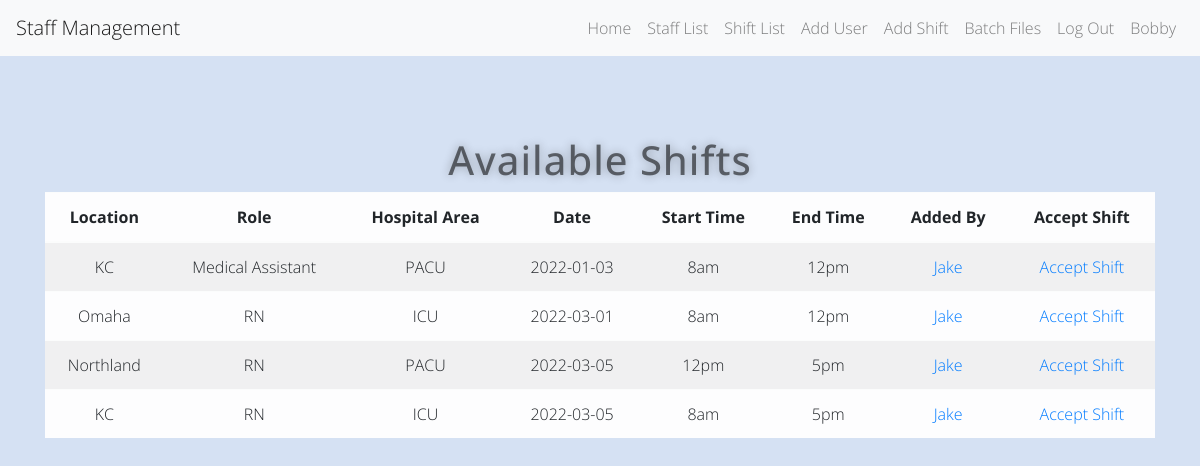
/shift (signed in), run on the app's committed database.
### app.py (models this page shows)
class User(UserMixin, db.Model):
    id = db.Column(db.Integer, primary_key=True)
    name = db.Column(db.String(1000))
    role = db.Column(db.String(100))
    location = db.Column(db.String(100))
    email = db.Column(db.String(100))
    phone_num = db.Column(db.String(100))
    availability = db.Column(db.String(100))
    can_float = db.Column(db.String(100))
    password = db.Column(db.String(100))
    shifts_worked = db.Column(db.Integer)

class Shift(db.Model):
    shift_id = db.Column(db.Integer, primary_key=True)
    location = db.Column(db.String(100))
    role = db.Column(db.String(100))
    area = db.Column(db.String(100))
    date = db.Column(db.Date)
    start_time = db.Column(db.String(100))
    end_time = db.Column(db.String(100))
    added_by_id = db.Column(db.Integer)
    added_by_name = db.Column(db.String)
    picked_up_by_id = db.Column(db.Integer)
    picked_up_by_name = db.String(100)

### app.py (the view)
@app.route('/shift', methods=['GET', 'POST'])
@login_required
def shift():
    available_shifts = db.session.query(Shift).filter(Shift.picked_up_by_id == None)\
        .order_by(Shift.date, Shift.start_time)
    return render_template('shifts.html', shifts=available_shifts, logged_in=True, user=current_user)

### app.py (called while the page is built)
@login_manager.user_loader
def load_user(user_id):
    return User.query.get(int(user_id))

### templates/shifts.html (shortened to what this page needs)
{% extends 'base.html' %}
{% block content %}
<div class="container">
  <div class="row">
    <div class="col-sm-12">
      <h1>Available Shifts</h1>
	  <table class="table table-striped table-light">
        <thead>
            <tr>
                <th>Location</th>
                <th>Role</th>
                <th>Hospital Area</th>
                <th>Date</th>
                <th>Start Time</th>
                <th>End Time</th>
                <th>Added By</th>
                <th>Accept Shift</th>
            </tr>
        </thead>
          <tbody>
              {% for row in shifts %}
                  <tr>
                      <td>{{ row.location }}</td>
                      <td>{{ row.role }}</td>
                      <td>{{ row.area }}</td>
                      <td>{{ row.date }}</td>
                      <td>{{ row.start_time }}</td>
                      <td>{{ row.end_time }}</td>
                      <td><a href="">{{ row.added_by_name }}</a></td>
                      <td><a href="{{ url_for('accept_shift', id=row.shift_id) }}">Accept Shift</a></td>
                  </tr>
              {% endfor %}
          </tbody>
  	  </table>
    </div>
  </div>
</div>
{% endblock %}

### templates/base.html (shortened to what this page needs)
<!DOCTYPE html>
<html>
<head>
    <link rel="stylesheet" href="https://stackpath.bootstrapcdn.com/bootstrap/4.5.2/css/bootstrap.min.css">
    <link rel="stylesheet" href="{{ url_for('static', filename='css/styles.css')}}">
</head>
<body>
<nav class="navbar navbar-expand-lg navbar-light bg-light">
  <a class="navbar-brand" href="/">Staff Management</a>
  <div class="collapse navbar-collapse">
    <ul class="navbar-nav ml-auto">
      <li class="nav-item">
        <a class="nav-link" href="{{ url_for('home') }}">Home</a>
      </li>
    {% if logged_in: %}
        <li class="nav-item">
        <a class="nav-link" href="{{ url_for('staff') }}">Staff List</a>
      </li>
        <li class="nav-item">
        <a class="nav-link" href="{{ url_for('shift') }}">Shift List</a>
      </li>
        <li class="nav-item">
        <a class="nav-link" href="{{ url_for('add_user') }}">Add User</a>
      </li>
        <li class="nav-item">
        <a class="nav-link" href="{{ url_for('add_shift') }}">Add Shift</a>
      </li>
        <li class="nav-item">
        <a class="nav-link" href="{{ url_for('upload') }}">Batch Files</a>
      </li>
      <li class="nav-item">
        <a class="nav-link" href="{{ url_for('logout') }}">Log Out</a>
      </li>
        <li class="nav-item">
        <a class="nav-link" href="">{{ current_user.name }}</a>
      </li>
    {% endif %}
    </ul>
  </div>
</nav>
       {% block content %}
       {% endblock %}
</body>
</html>

### static/css/styles.css (style rules this page uses)
* { -webkit-box-sizing:border-box; -moz-box-sizing:border-box; -ms-box-sizing:border-box; -o-box-sizing:border-box; box-sizing:border-box; }
html { width: 100%; height:100%; overflow:hidden; }
body { width: 100%; height:100%; font-family: 'Open Sans', sans-serif; font-weight:200; background: #d5e1f3; color: rgba(0, 0, 0, 0.55); filter: progid:DXImageTransform.Microsoft.gradient( startColorstr='#3E1D6D', endColorstr='#092756',GradientType=1 ); }
a { text-decoration: none; text-align: center; }
.container { margin-top: 5rem; text-align: center; }
.container h1 { color: rgba(0, 0, 0, 0.55); text-shadow: 0 0 10px rgba(0,0,0,0.3); letter-spacing:1px; text-align:center; }

### data on the page
User: name "Bobby"
Shift: location "KC", role "Medical Assistant", area "PACU", date "2022-01-03", start_time "8am", end_time "12pm", added_by_name "Jake"
Shift: location "Omaha", role "RN", area "ICU", date "2022-03-01", start_time "8am", end_time "12pm", added_by_name "Jake"
Shift: location "Northland", role "RN", area "PACU", date "2022-03-05", start_time "12pm", end_time "5pm", added_by_name "Jake"
Shift: location "KC", role "RN", area "ICU", date "2022-03-05", start_time "8am", end_time "5pm", added_by_name "Jake"
